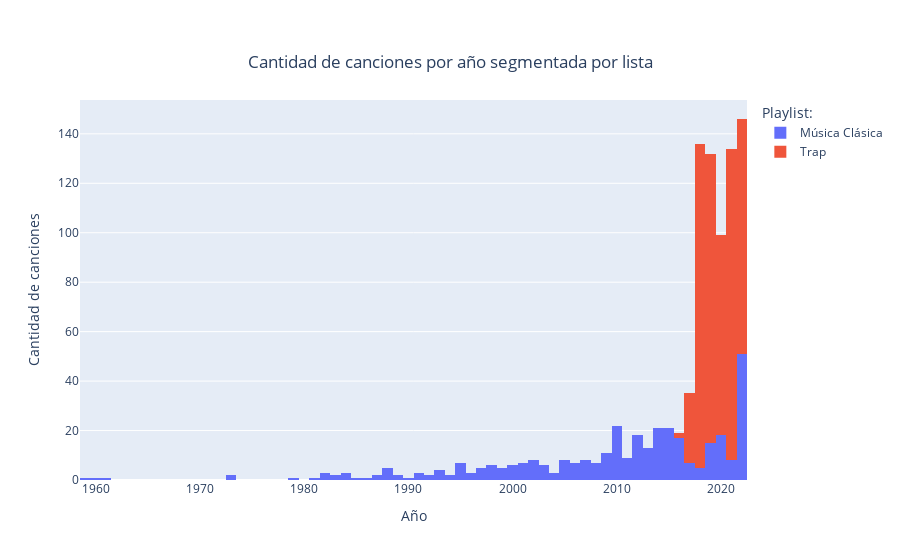

Source (notebook cell):
### Markdown cell above
Al tener ambos dataframes juntos se puede observar la distribución de las canciones a través de los años de una manera mejor

### Code cell
fig = ply.histogram(df_final.replace({0: str(genero_0), 1: str(genero_1)}), x = 'year', 
                    title='Canciones por año', color='target', labels={'target': 'Playlist:'}, nbins=100)

fig.update_layout(title={
        'text': "Cantidad de canciones por año segmentada por lista",
        'y':0.9,
        'x':0.5,
        'xanchor': 'center',
        'yanchor': 'top'})
fig.update_xaxes(title_text = 'Año')
fig.update_yaxes(title_text = 'Cantidad de canciones')

fig.show()

### Figure 1 — Plotly figure (JSON) as saved in the notebook; plotly's stock layout.template omitted (floating-point values rounded to 4 significant figures; data arrays with more than 128 entries replaced by an {"elided": "..."} marker saying what was removed)
{"data": [{"alignmentgroup": "True", "bingroup": "x", "hovertemplate": "Playlist:=Música Clásica<br>year=%{x}<br>count=%{y}<extra></extra>", "legendgroup": "Música Clásica", "marker": {"color": "#636efa", "pattern": {"shape": ""}}, "name": "Música Clásica", "nbinsx": 100, "offsetgroup": "Música Clásica", "orientation": "v", "showlegend": true, "type": "histogram", "x": {"elided": "360 int values"}, "xaxis": "x", "yaxis": "y"}, {"alignmentgroup": "True", "bingroup": "x", "hovertemplate": "Playlist:=Trap<br>year=%{x}<br>count=%{y}<extra></extra>", "legendgroup": "Trap", "marker": {"color": "#EF553B", "pattern": {"shape": ""}}, "name": "Trap", "nbinsx": 100, "offsetgroup": "Trap", "orientation": "v", "showlegend": true, "type": "histogram", "x": {"elided": "580 int values"}, "xaxis": "x", "yaxis": "y"}], "layout": {"barmode": "relative", "legend": {"title": {"text": "Playlist:"}, "tracegroupgap": 0}, "title": {"text": "Cantidad de canciones por año segmentada por lista", "x": 0.5, "xanchor": "center", "y": 0.9, "yanchor": "top"}, "xaxis": {"anchor": "y", "domain": [0, 1], "title": {"text": "Año"}}, "yaxis": {"anchor": "x", "domain": [0, 1], "title": {"text": "Cantidad de canciones"}}}}
